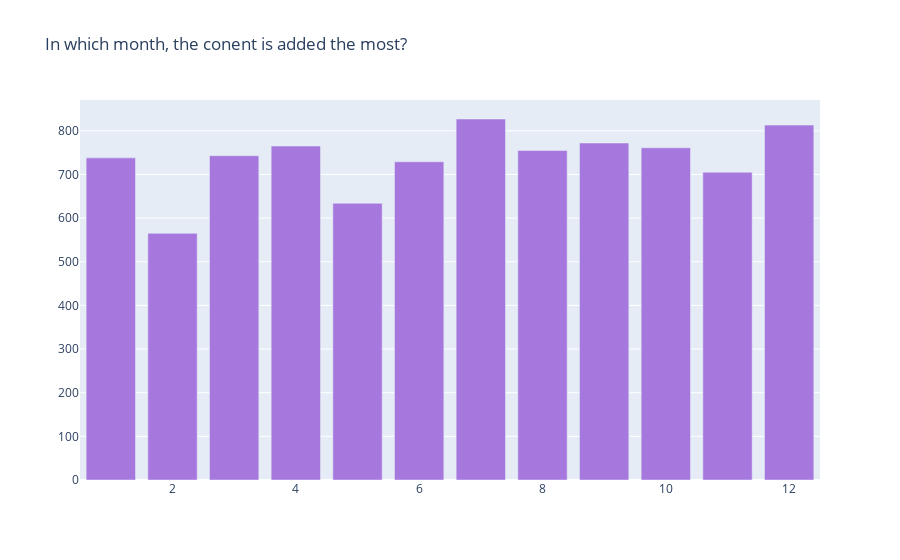

The code cell stored with this chart in its notebook:
### Code cell
# In which month, the conent is added the most?
col = 'month_added'
vc1 = df[col].value_counts().reset_index()
vc1 = vc1.rename(columns = {col : "count", "index" : col})
vc1['percent'] = vc1['count'].apply(lambda x : 100*x/sum(vc1['count']))
vc1 = vc1.sort_values(col)

trace1 = go.Bar(x=vc1[col], y=vc1["count"], name="TV Shows", marker=dict(color="#a678de"))
data = [trace1]
layout = go.Layout(title="In which month, the conent is added the most?", legend=dict(x=0.1, y=1.1, orientation="h"))
fig = go.Figure(data, layout=layout)
fig.show()

### Figure 1 — Plotly figure (JSON) as saved in the notebook; plotly's stock layout.template omitted (floating-point values rounded to 4 significant figures)
{"data": [{"marker": {"color": "#a678de"}, "name": "TV Shows", "type": "bar", "x": [1, 2, 3, 4, 5, 6, 7, 8, 9, 10, 11, 12], "y": [738, 565, 743, 765, 634, 729, 827, 755, 772, 761, 705, 813]}], "layout": {"legend": {"orientation": "h", "x": 0.1, "y": 1.1}, "title": {"text": "In which month, the conent is added the most?"}}}
